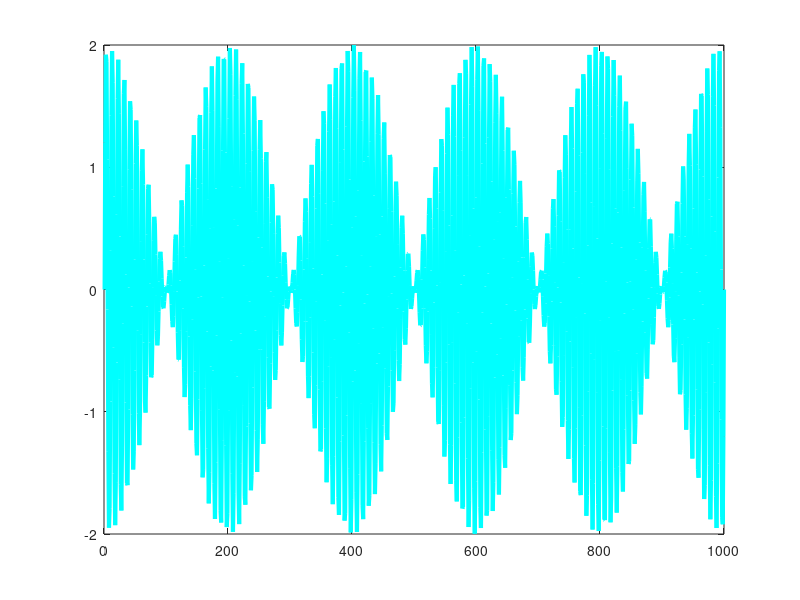

Here is the MATLAB script that generated this plot:
function [s1,s2,sums] = sines(pts,amp,n1,n2)
if nargin < 1
    pts = 1000     ;
end
if nargin < 2
    amp = 1        ;
end
if nargin < 3
    n1 = 100       ;
end
if nargin < 4
    n2 = 1.05*n1   ;
end
s1 = amp * sin(0:(2*pi*n1)/(pts-1):2*pi*n1);
s2 = amp * sin(0:(2*pi*n2)/(pts-1):2*pi*n2);
sums = s1 + s2               ;
plot(sums,'c','linewidth',3) ;
end